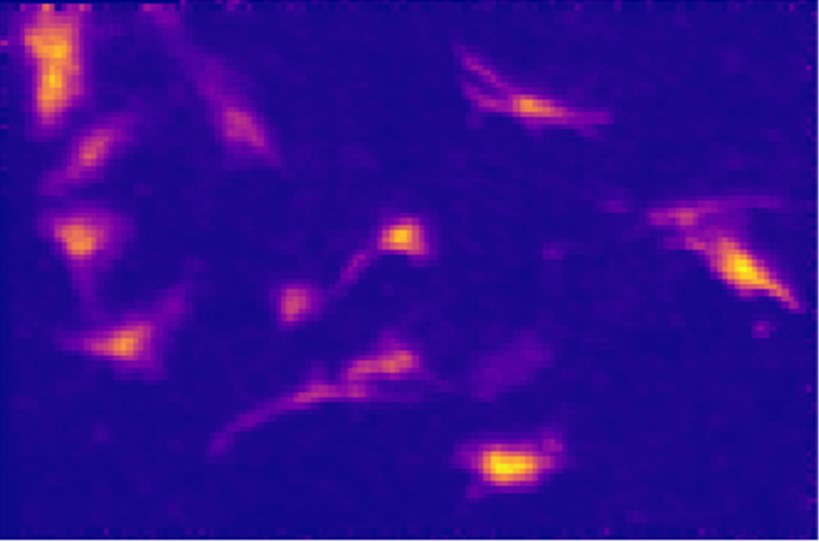
#> input picture v1/msi_flip.jpg, 819 x 542 px
$ python main.py
#> lines starting #> are read from the running program, lines starting #| are printed output that depends on the picture
# -*- coding: utf-8 -*-
"""
Created on Wed Mar  1 11:23:57 2023

@author: lawashburn
"""

import cv2
import numpy as np

# Open the image files.
img1_color = cv2.imread("msi_flip.jpg")  # Image to be aligned.
#> img1_color is the input picture: shape (542, 819, 3); mean B, G, R 144.7, 10.2, 48.2
img2_color = cv2.imread("optical.jpg")    # Reference image.
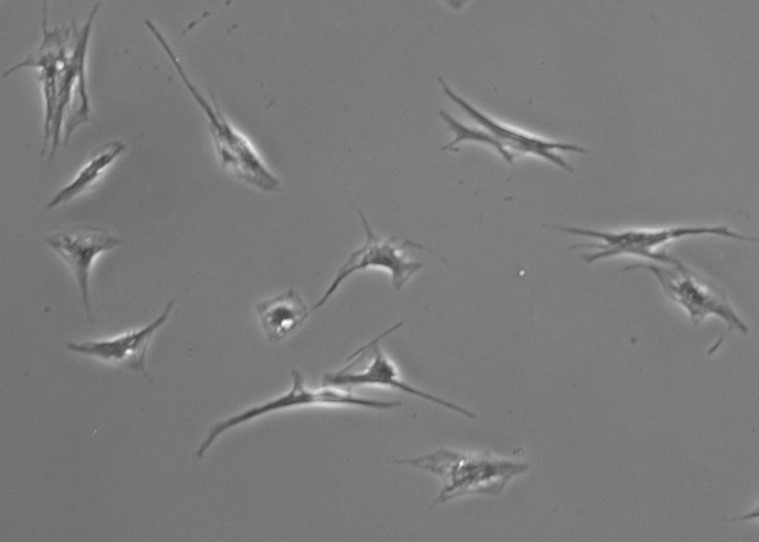
#> input picture v1/optical.jpg, 759 x 542 px
#> img2_color is the input picture: shape (542, 759, 3); min 58, max 255, mean 122.8

# Convert to grayscale.
img1 = cv2.cvtColor(img1_color, cv2.COLOR_BGR2GRAY)
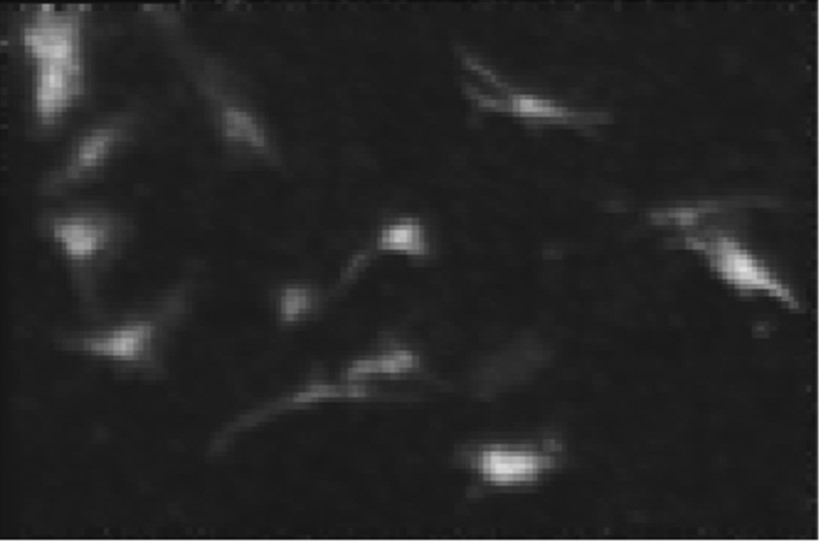
#> img1: shape (542, 819); min 14, max 254, mean 36.9
img2 = cv2.cvtColor(img2_color, cv2.COLOR_BGR2GRAY)
height, width = img2.shape
#> height = 542; width = 759

# Create ORB detector with 5000 features.
orb_detector = cv2.ORB_create(5000)

# Find keypoints and descriptors.
# The first arg is the image, second arg is the mask
#  (which is not required in this case).
kp1, d1 = orb_detector.detectAndCompute(img1, None)
#> kp1 = 399 keypoints; strongest (x, y, size): (394, 236, 111.1), (394, 239, 92.6), (403, 236, 92.6), (382, 242, 92.6)
kp2, d2 = orb_detector.detectAndCompute(img2, None)
#> kp2 = 678 keypoints; strongest (x, y, size): (284, 323, 44.6), (283, 323, 53.6), (283, 321, 31), (283, 324, 37.2)

# Match features between the two images.
# We create a Brute Force matcher with
# Hamming distance as measurement mode.
matcher = cv2.BFMatcher(cv2.NORM_HAMMING, crossCheck = True)

# Match the two sets of descriptors.
matches = matcher.match(d1, d2)
#> matches = 37 matches
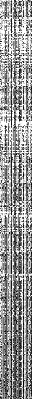
#> d1: shape (399, 32); min 0, max 255, mean 150.6

# Sort matches on the basis of their Hamming distance.
matches = sorted(matches, key=lambda x: x.distance)

# Take the top 90 % matches forward.
matches = matches[:int(len(matches)*0.9)]
#> matches = 33 matches
no_of_matches = len(matches)
#> no_of_matches = 33

# Define empty matrices of shape no_of_matches * 2.
p1 = np.zeros((no_of_matches, 2))
p2 = np.zeros((no_of_matches, 2))

for i in range(len(matches)):
  p1[i, :] = kp1[matches[i].queryIdx].pt
  p2[i, :] = kp2[matches[i].trainIdx].pt
#> this loop made 33 passes
#> after the loop, p1 = 33 pairs, first value 51.84 to 780, second value 76.32 to 479; p2 = 33 pairs, first value 86 to 693, second value 143 to 479

# Find the homography matrix.
homography, mask = cv2.findHomography(p1, p2, cv2.RANSAC)
#> homography = [[-0.196, -0.268, 224.9], [-0.13, -0.186, 153], [-0.000879, -0.00119, 1]]; mask = 33 values, max 1 at index 5, min 0 at index 0, mean 0.212

# Use this matrix to transform the
# colored image wrt the reference image.
transformed_img = cv2.warpPerspective(img1_color,
                    homography, (width, height))
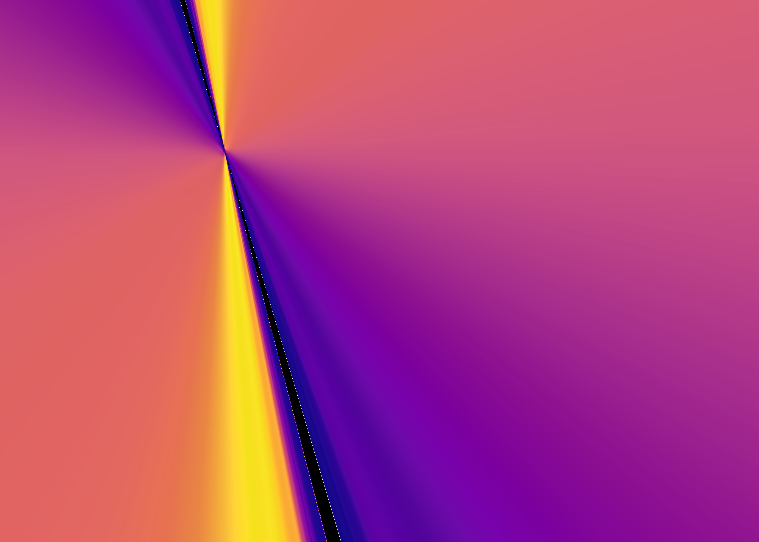
#> transformed_img: shape (542, 759, 3); mean B, G, R 123.4, 67.7, 181

# Save the output.
cv2.imwrite('output_msi_v3.jpg', transformed_img)
